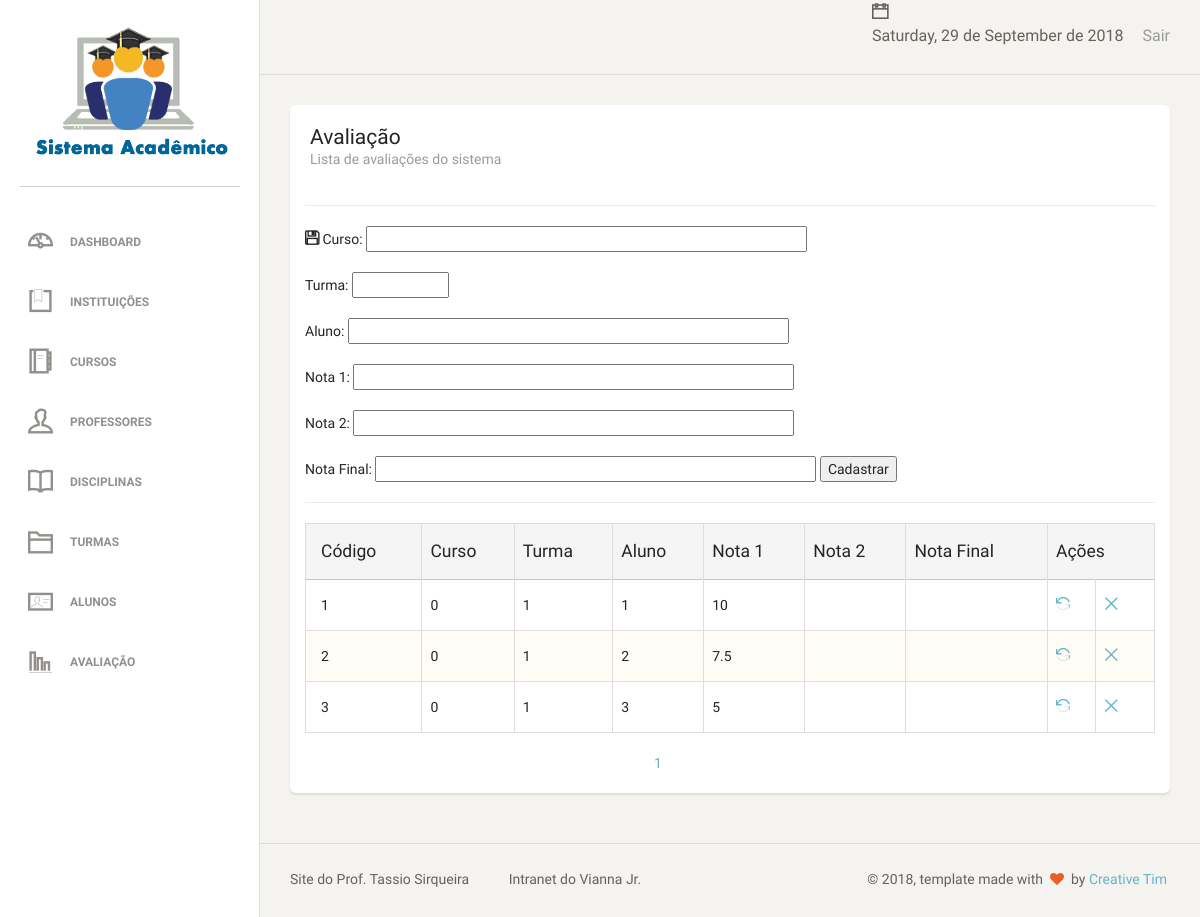
/avaliacao.php (signed in), run on the app's committed database.
### tables this page shows
CREATE TABLE `Avaliacao` (
  `idAvaliacao` int(11) NOT NULL AUTO_INCREMENT,
  `Curso_idCurso` int(11) NOT NULL,
  `Turma_idTurma` int(11) NOT NULL,
  `Aluno_idAluno` int(11) NOT NULL,
  `Nota1` float DEFAULT NULL,
  `Nota2` float DEFAULT NULL,
  `NotaFinal` float DEFAULT NULL,
  PRIMARY KEY (`idAvaliacao`),
  KEY `fk_Avaliacao_Turma1_idx` (`Turma_idTurma`),
  KEY `fk_Avaliacao_Aluno1_idx` (`Aluno_idAluno`),
  KEY `fk_Avaliacao_Curso1_idx` (`Curso_idCurso`),
  CONSTRAINT `fk_Avaliacao_Aluno1` FOREIGN KEY (`Aluno_idAluno`) REFERENCES `Aluno` (`idAluno`) ON DELETE NO ACTION ON UPDATE NO ACTION,
  CONSTRAINT `fk_Avaliacao_Curso1` FOREIGN KEY (`Curso_idCurso`) REFERENCES `Curso` (`idCurso`) ON DELETE NO ACTION ON UPDATE NO ACTION,
  CONSTRAINT `fk_Avaliacao_Turma1` FOREIGN KEY (`Turma_idTurma`) REFERENCES `Turma` (`idTurma`) ON DELETE NO ACTION ON UPDATE NO ACTION
);

### dao/avaliacaoDAO.php (the view, shortened to what this page needs)
<?php
require_once "classes/avaliacao.php";
class avaliacaoDAO
{
    public function tabelapaginada()
    {
        global $pdo;
        $endereco = $_SERVER ['PHP_SELF'];
        $pagina_atual = (isset($_GET['page']) && is_numeric($_GET['page'])) ? $_GET['page'] : 1;
        $linha_inicial = ($pagina_atual - 1) * QTDE_REGISTROS;
        $sql = "SELECT idAvaliacao, Curso_idCurso, Turma_idTurma,Aluno_idAluno,Nota1,Nota2,NotaFinal FROM avaliacao LIMIT {$linha_inicial}, " . QTDE_REGISTROS;
        $statement = $pdo->prepare($sql);
        $statement->execute();
        $dados = $statement->fetchAll(PDO::FETCH_OBJ);
        $sqlContador = "SELECT COUNT(*) AS total_registros FROM avaliacao";
        $statement = $pdo->prepare($sqlContador);
        $statement->execute();
        $valor = $statement->fetch(PDO::FETCH_OBJ);
        $primeira_pagina = 1;
        $ultima_pagina = ceil($valor->total_registros / QTDE_REGISTROS);
        $pagina_anterior = ($pagina_atual > 1) ? $pagina_atual - 1 : 0;
        $proxima_pagina = ($pagina_atual < $ultima_pagina) ? $pagina_atual + 1 : 0;
        $range_inicial = (($pagina_atual - RANGE_PAGINAS) >= 1) ? $pagina_atual - RANGE_PAGINAS : 1;
        $range_final = (($pagina_atual + RANGE_PAGINAS) <= $ultima_pagina) ? $pagina_atual + RANGE_PAGINAS : $ultima_pagina;
        $exibir_botao_inicio = ($range_inicial < $pagina_atual) ? 'mostrar' : 'esconder';
        $exibir_botao_final = ($range_final > $pagina_atual) ? 'mostrar' : 'esconder';
        if (!empty($dados)):
            echo "
     <table class='table table-striped table-bordered'>
     <thead>
       <tr class='active'>
        <th>Código</th>
        <th>Curso</th>
        <th>Turma</th>
        <th>Aluno</th>
        <th>Nota 1</th>
        <th>Nota 2</th>
        <th>Nota Final</th>
        <th colspan='2'>Ações</th>
       </tr>
     </thead>
     <tbody>";
            foreach ($dados as $var):
                echo "<tr>
        <td>$var->idAvaliacao</td>
        <td>$var->Curso_idCurso</td>
        <td>$var->Turma_idTurma</td>
        <td>$var->Aluno_idAluno</td>
        <td>$var->Nota1</td>
        <td>$var->Nota2</td>
        <td>$var->NotaFinal</td>
        <td><a href='?act=upd&id=$var->idAvaliacao'><i class='ti-reload'></i></a></td>
        <td><a href='?act=del&id=$var->idAvaliacao'><i class='ti-close'></i></a></td>
       </tr>";
            endforeach;
            echo "
</tbody>
     </table>
     <div class='box-paginacao'>
       <a class='box-navegacao  $exibir_botao_inicio' href='$endereco?page=$primeira_pagina' title='Primeira Página'>Primeira</a>
       <a class='box-navegacao $exibir_botao_inicio' href='$endereco?page=$pagina_anterior' title='Página Anterior'>Anterior</a>
";
            for ($i = $range_inicial; $i <= $range_final; $i++):
                $destaque = ($i == $pagina_atual) ? 'destaque' : '';
                echo "<a class='box-numero $destaque' href='$endereco?page=$i'>$i</a>";
            endfor;
            echo "<a class='box-navegacao $exibir_botao_final' href='$endereco?page=$proxima_pagina' title='Próxima Página'>Próxima</a>
       <a class='box-navegacao $exibir_botao_final' href='$endereco?page=$ultima_pagina' title='Última Página'>Último</a>
     </div>";
        else:
            echo "<p class='bg-danger'>Nenhum registro foi encontrado!</p>
     ";
        endif;
    }
}

### assets/css/estilo.css (style rules this page uses)
.box-paginacao { width: 370px; height: 30px; margin: 0 auto; }

### data on the page
avaliacao: idAvaliacao "1", Curso_idCurso "0", Turma_idTurma "1", Aluno_idAluno "1", Nota1 "10"
avaliacao: idAvaliacao "2", Curso_idCurso "0", Turma_idTurma "1", Aluno_idAluno "2", Nota1 "7.5"
avaliacao: idAvaliacao "3", Curso_idCurso "0", Turma_idTurma "1", Aluno_idAluno "3", Nota1 "5"
